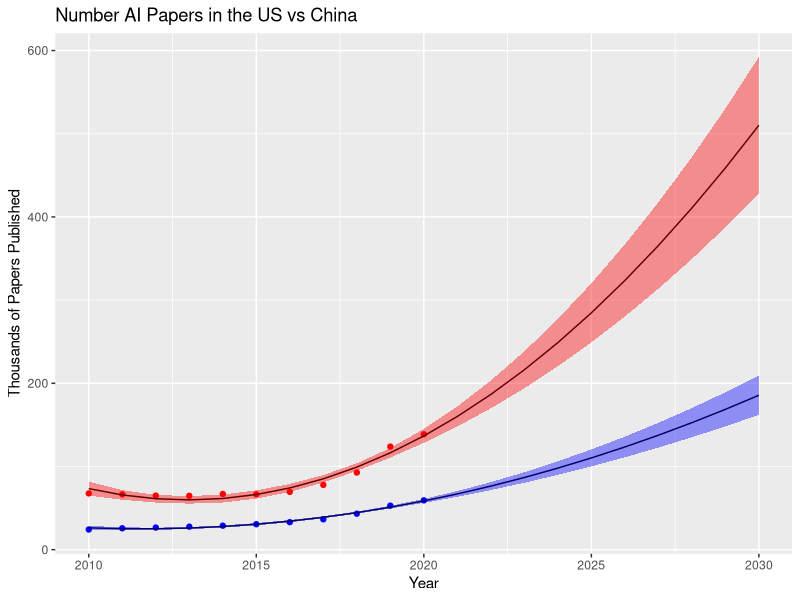

R code for this plot:
## ---- chunk 1
library(tidyverse)
## ---- chunk 2
df <- read_csv("china_us_publications.csv")

pred <- data.frame(Year=2010:2030)
pred$China <- predict(lm(China ~ poly(Year, 2), data=df),newdata=pred, interval = "confidence", level = 0.9)
pred$US <- predict(lm(US ~ poly(Year, 2), data=df),newdata=pred, interval = "confidence", level = 0.9)

plot <- df %>% ggplot() +
  geom_point(aes(x = Year, y = US), color = "Blue") +
  geom_point(aes(x = Year, y = China), color = "Red") +
  labs(x = "Year",
       y = "Thousands of Papers Published",
       title = "Number AI Papers in the US vs China")

plot <- plot + 
  geom_line(aes(x = Year, y = China[,"fit"]), data=pred) +
  geom_ribbon(aes(x = Year, ymin = China[,"lwr"], ymax = China[,"upr"]), fill = "red", alpha = 0.4, data=pred) +
  geom_line(aes(x = Year, y = US[,"fit"]), data=pred) +
  geom_ribbon(aes(x = Year, ymin = US[,"lwr"], ymax = US[,"upr"]), fill = "blue", alpha = 0.4, data=pred)
## ---- chunk 3
plot
